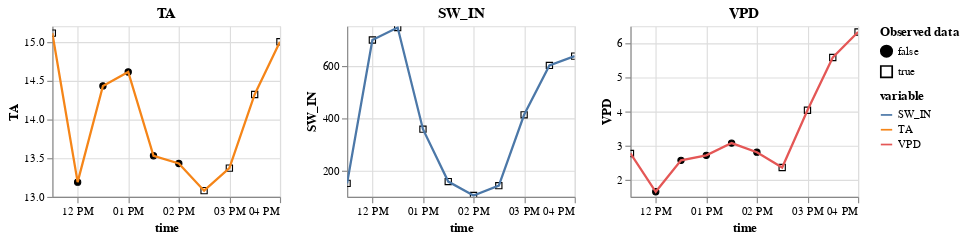

This figure's notebook cell:
### Code cell
a_gap(blk(799)).show()

### Figure 1 — Vega-Lite specification as saved in the notebook (floating-point values rounded to 4 significant figures)
{"config": {"view": {"continuousWidth": 400, "continuousHeight": 300}}, "vconcat": [{"hconcat": [{"layer": [{"mark": {"type": "point", "color": "black", "fillOpacity": 1, "strokeWidth": 1}, "encoding": {"fill": {"field": "is_present", "legend": {"title": ["Observed data"]}, "scale": {"range": ["black", "#ffffff00"]}, "type": "nominal"}, "shape": {"field": "is_present", "type": "nominal"}, "x": {"field": "time", "type": "temporal"}, "y": {"field": "value", "scale": {"zero": false}, "title": "TA", "type": "quantitative"}}}, {"mark": "line", "encoding": {"color": {"field": "variable", "type": "nominal"}, "x": {"field": "time", "type": "temporal"}, "y": {"field": "value", "scale": {"zero": false}, "title": "TA", "type": "quantitative"}}, "name": "view_43"}], "height": 150, "title": "TA", "width": 200}, {"layer": [{"mark": {"type": "point", "color": "black", "fillOpacity": 1, "strokeWidth": 1}, "encoding": {"fill": {"field": "is_present", "legend": {"title": ["Observed data"]}, "scale": {"range": ["black", "#ffffff00"]}, "type": "nominal"}, "shape": {"field": "is_present", "type": "nominal"}, "x": {"field": "time", "type": "temporal"}, "y": {"field": "value", "scale": {"zero": false}, "title": "SW_IN", "type": "quantitative"}}}, {"mark": "line", "encoding": {"color": {"field": "variable", "type": "nominal"}, "x": {"field": "time", "type": "temporal"}, "y": {"field": "value", "scale": {"zero": false}, "title": "SW_IN", "type": "quantitative"}}, "name": "view_44"}], "data": {"name": "data-c927eb5cf250cf0872c3a170980e7a6e"}, "height": 150, "title": "SW_IN", "width": 200}, {"layer": [{"mark": {"type": "point", "color": "black", "fillOpacity": 1, "strokeWidth": 1}, "encoding": {"fill": {"field": "is_present", "legend": {"title": ["Observed data"]}, "scale": {"range": ["black", "#ffffff00"]}, "type": "nominal"}, "shape": {"field": "is_present", "type": "nominal"}, "x": {"field": "time", "type": "temporal"}, "y": {"field": "value", "scale": {"zero": false}, "title": "VPD", "type": "quantitative"}}}, {"mark": "line", "encoding": {"color": {"field": "variable", "type": "nominal"}, "x": {"field": "time", "type": "temporal"}, "y": {"field": "value", "scale": {"zero": false}, "title": "VPD", "type": "quantitative"}}, "name": "view_45"}], "data": {"name": "data-2d15c0d997d750a4629fa2ee390a7799"}, "height": 150, "title": "VPD", "width": 200}]}], "data": {"name": "data-7de1e3825a3baffad826ed447ef7400b"}, "params": [{"name": "param_65", "select": {"type": "interval", "encodings": ["x"]}, "bind": "scales", "views": ["view_43", "view_44", "view_45"]}], "$schema": "https://vega.github.io/schema/vega-lite/v5.2.0.json", "datasets": {"data-7de1e3825a3baffad826ed447ef7400b": [{"time": "2000-06-15T11:30:00", "variable": "TA", "value": 15.11, "is_present": true}, {"time": "2000-06-15T12:00:00", "variable": "TA", "value": 13.19, "is_present": false}, {"time": "2000-06-15T12:30:00", "variable": "TA", "value": 14.43, "is_present": false}, {"time": "2000-06-15T13:00:00", "variable": "TA", "value": 14.61, "is_present": false}, {"time": "2000-06-15T13:30:00", "variable": "TA", "value": 13.53, "is_present": false}, {"time": "2000-06-15T14:00:00", "variable": "TA", "value": 13.43, "is_present": false}, {"time": "2000-06-15T14:30:00", "variable": "TA", "value": 13.08, "is_present": true}, {"time": "2000-06-15T15:00:00", "variable": "TA", "value": 13.37, "is_present": true}, {"time": "2000-06-15T15:30:00", "variable": "TA", "value": 14.32, "is_present": true}, {"time": "2000-06-15T16:00:00", "variable": "TA", "value": 15.0, "is_present": true}], "data-c927eb5cf250cf0872c3a170980e7a6e": [{"time": "2000-06-15T11:30:00", "variable": "SW_IN", "value": 151.3, "is_present": true}, {"time": "2000-06-15T12:00:00", "variable": "SW_IN", "value": 697.1, "is_present": true}, {"time": "2000-06-15T12:30:00", "variable": "SW_IN", "value": 744.7, "is_present": true}, {"time": "2000-06-15T13:00:00", "variable": "SW_IN", "value": 357.7, "is_present": true}, {"time": "2000-06-15T13:30:00", "variable": "SW_IN", "value": 158.2, "is_present": true}, {"time": "2000-06-15T14:00:00", "variable": "SW_IN", "value": 105.0, "is_present": true}, {"time": "2000-06-15T14:30:00", "variable": "SW_IN", "value": 142.6, "is_present": true}, {"time": "2000-06-15T15:00:00", "variable": "SW_IN", "value": 412.4, "is_present": true}, {"time": "2000-06-15T15:30:00", "variable": "SW_IN", "value": 600.5, "is_present": true}, {"time": "2000-06-15T16:00:00", "variable": "SW_IN", "value": 635.9, "is_present": true}], "data-2d15c0d997d750a4629fa2ee390a7799": [{"time": "2000-06-15T11:30:00", "variable": "VPD", "value": 2.771, "is_present": true}, {"time": "2000-06-15T12:00:00", "variable": "VPD", "value": 1.649, "is_present": false}, {"time": "2000-06-15T12:30:00", "variable": "VPD", "value": 2.57, "is_present": false}, {"time": "2000-06-15T13:00:00", "variable": "VPD", "value": 2.716, "is_present": false}, {"time": "2000-06-15T13:30:00", "variable": "VPD", "value": 3.076, "is_present": false}, {"time": "2000-06-15T14:00:00", "variable": "VPD", "value": 2.809, "is_present": false}, {"time": "2000-06-15T14:30:00", "variable": "VPD", "value": 2.36, "is_present": true}, {"time": "2000-06-15T15:00:00", "variable": "VPD", "value": 4.037, "is_present": true}, {"time": "2000-06-15T15:30:00", "variable": "VPD", "value": 5.583, "is_present": true}, {"time": "2000-06-15T16:00:00", "variable": "VPD", "value": 6.329, "is_present": true}]}}
